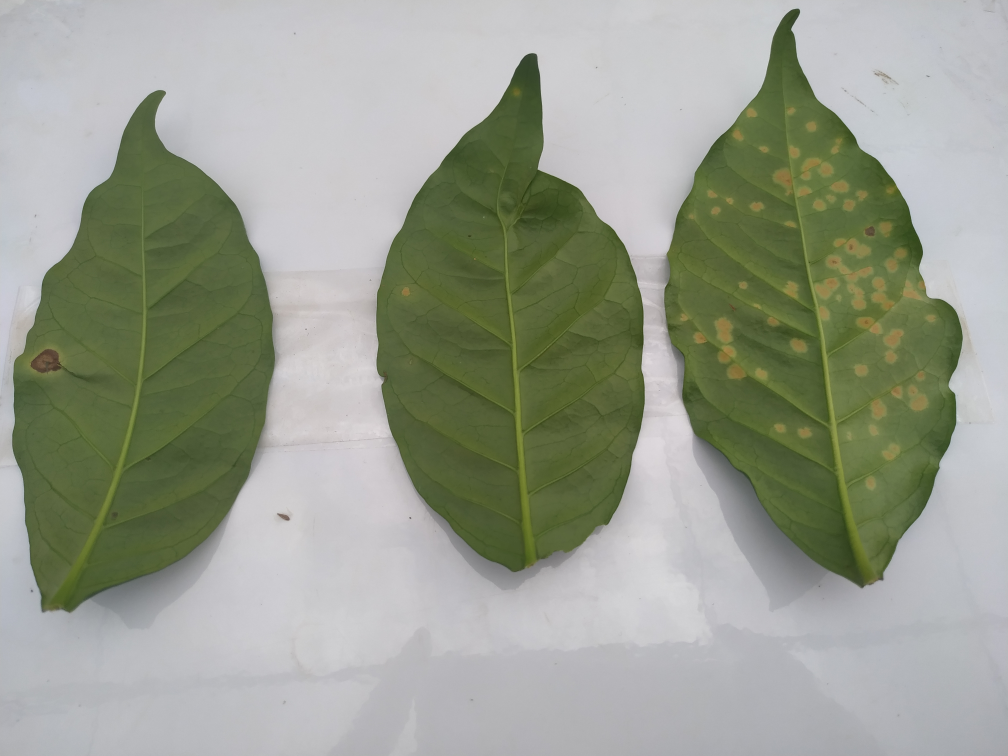
#> input picture REO 02/17.jpg, 4032 x 3024 px (shown at 1/4 size)
$ python REO2_Lista.py
#> lines starting #> are read from the running program, lines starting #| are printed output that depends on the picture; after the words box and inside, x2 and y2 are one past the last pixel; in counts of white or black regions, pixels touching at a corner belong together
import os
import cv2
import numpy as np
import matplotlib.pyplot as plt
import my_functions as mf


##Carregar imagem
os.chdir('D:\\My Drive\\Arquivos-notebook\\Python-projects\\Visao_computacional\\REO 02')
img_bgr = cv2.imread('17.jpg')
#> img_bgr is the input picture: shape (3024, 4032, 3); mean B, G, R 143.3, 157.6, 152.6
img_gray = cv2.cvtColor(img_bgr,cv2.COLOR_BGR2GRAY)
img_rgb = cv2.cvtColor(img_bgr,cv2.COLOR_BGR2RGB);r,g,b = cv2.split(img_rgb)
img_hsv = cv2.cvtColor(img_bgr,cv2.COLOR_BGR2HSV);h,s,v = cv2.split(img_hsv)
#> after `img_hsv = cv2.cvtColor(img_bgr, cv2.COLOR_BGR2HSV)`: img_hsv: shape (3024, 4032, 3); mean H, S, V 87.2, 45.6, 160
img_yCrCb = cv2.cvtColor(img_bgr,cv2.COLOR_BGR2YCrCb);Y,Cr,Cb = cv2.split(img_yCrCb)
#> after `img_yCrCb = cv2.cvtColor(img_bgr, cv2.COLOR_BGR2YCrCb)`: img_yCrCb: shape (3024, 4032, 3); mean of channels 0, 1, 2 154.5, 126.7, 121.6
img_Lab = cv2.cvtColor(img_rgb,cv2.COLOR_RGB2Lab);L,a,bi = cv2.split(img_Lab)
#> after `img_Lab = cv2.cvtColor(img_rgb, cv2.COLOR_RGB2Lab)`: img_Lab: shape (3024, 4032, 3); mean of channels 0, 1, 2 162.7, 123.4, 135.6
img_branco = np.zeros((img_rgb.shape[0],img_rgb.shape[1],img_rgb.shape[2]),dtype='uint8');img_branco[:,:,:] = 255

#a) Apresente a imagem e as informações de número de linhas e colunas;
# número de canais e número total de pixels
linha,coluna,canais = img_bgr.shape
#> linha = 3024; coluna = 4032; canais = 3

plt.figure('Informações da imagem')
plt.imshow(img_rgb)
plt.xticks([]);plt.yticks([])
plt.title('Imagem em RGB')
plt.xlabel('Numero de Linhas: {}\nNumero de Colunas: {}\nCanais: {}'.format(linha,coluna,canais),fontweight='bold')
plt.show()
print('Temos na imagem {} linhas {} colunas e {} canais.'.format(linha,coluna,canais))
#| Temos na imagem 3024 linhas 4032 colunas e 3 canais.

#b) Faça um recorte da imagem para obter somente a área de interesse. Utilize esta imagem para
# a solução das próximas alternativas
img_rec = img_rgb[:2400,2600:3900]

plt.imshow(img_rec)
plt.xticks([]);plt.yticks([])
plt.title('Imagem Recortada')
plt.show()

#c) Converta a imagem colorida para uma de escala de cinza (intensidade) e a apresente utilizando
# os mapas de cores “Escala de Cinza” e “JET”;
img_rec_gray = cv2.cvtColor(img_rec,cv2.COLOR_RGB2GRAY)
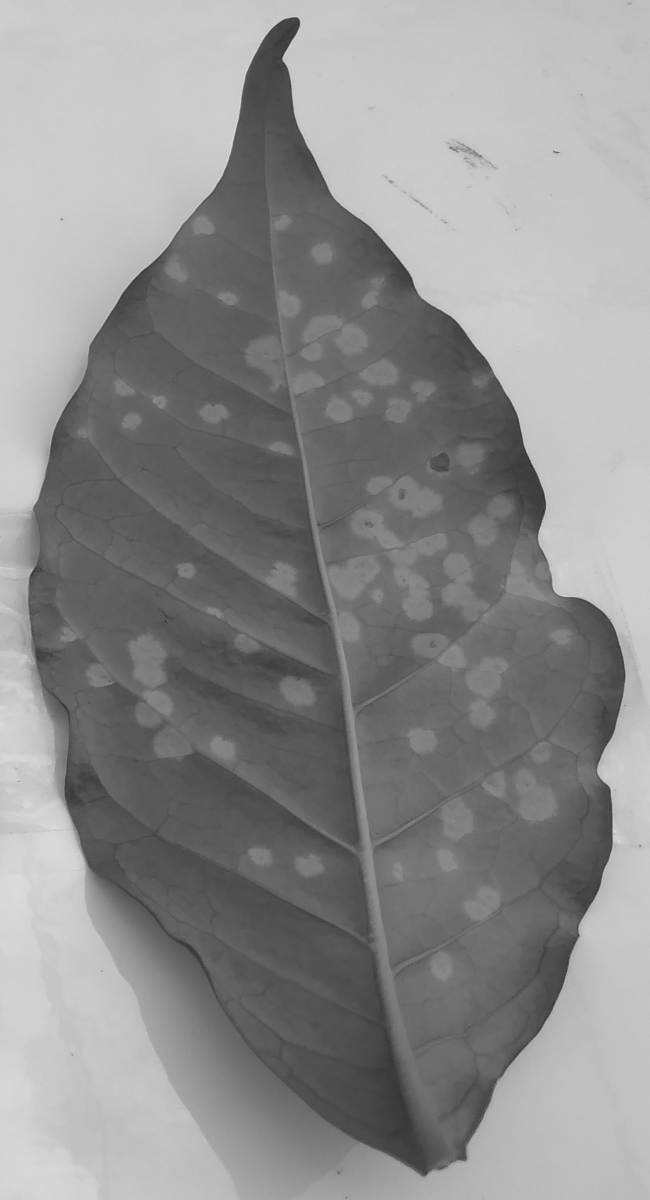
#> img_rec_gray: shape (2400, 1300) (shown at 1/2 size); min 42, max 227, mean 142

plt.subplot(1,2,1);plt.imshow(img_rec_gray, cmap='gray')
plt.xticks([]);plt.yticks([])
plt.title('Imagem em escala de cinza gray')

plt.subplot(1,2,2);plt.imshow(img_rec_gray, cmap='jet')
plt.xticks([]);plt.yticks([])
plt.title('Imagem em escala de cinza jet')
plt.show()

#d) Apresente a imagem em escala de cinza e o seu respectivo histograma; Relacione o histograma
# e a imagem.
hist_gray = cv2.calcHist([img_rec_gray],[0],None,[256],[0,255])
#> hist_gray = 256 values, max 114640 at index 201, min 0 at index 0, mean 12187.5

plt.subplot(2,1,2)
plt.plot(hist_gray)
plt.title('Histograma escala de cinza')

plt.subplot(2,1,1)
plt.imshow(img_rec_gray,cmap='jet')
plt.title('Imagem em escala de cinza')
plt.show()
#> figure, not shown here; panel 1: curve peaks at x = 201, y = 114640

#e) Utilizando a imagem em escala de cinza (intensidade) realize a segmentação da imagem de
# modo a remover o fundo da imagem utilizando um limiar manual e o limiar obtido pela técnica
# de Otsu. Nesta questão apresente o histograma com marcação dos limiares utilizados, a
# imagem limiarizada (binarizada) e a imagem colorida final obtida da segmentação. Explique
# os resultados.
ret,trh_otsu = cv2.threshold(img_rec_gray,0,255,cv2.THRESH_BINARY_INV+cv2.THRESH_OTSU)
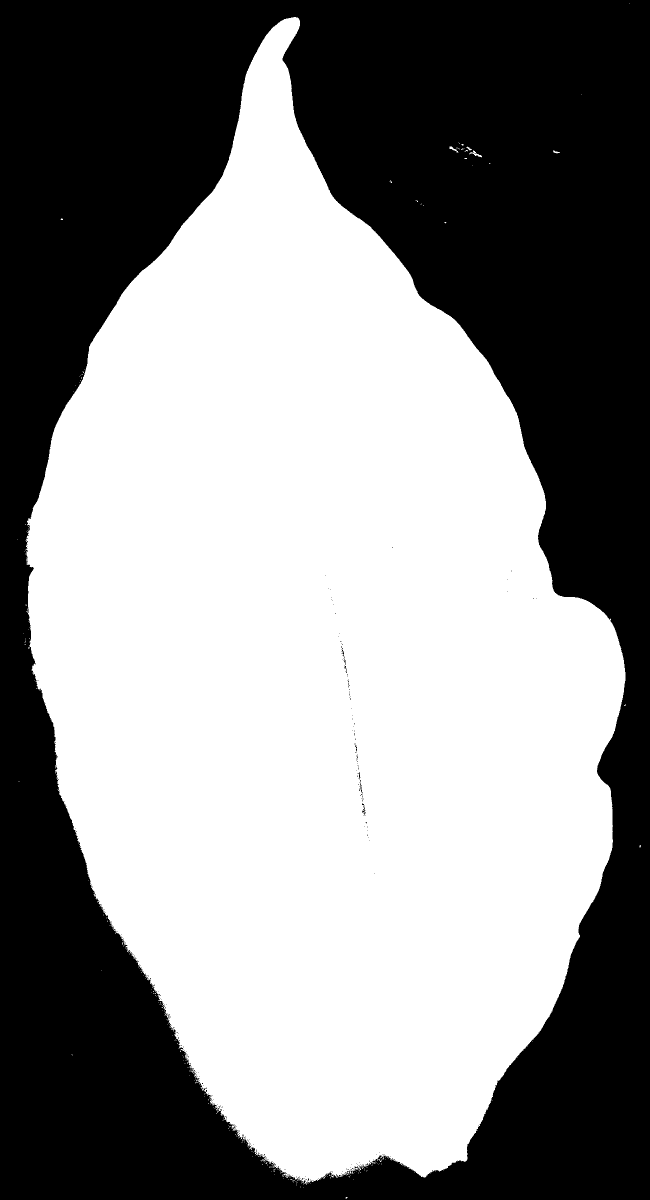
#> trh_otsu: shape (2400, 1300) (shown at 1/2 size); 55.5% white; 287 black regions (281 under 20 px), largest, box (x1, y1, x2, y2) and area: (0, 0, 1300, 2400) 1387337, (683, 1300, 692, 1330) 49, (718, 1560, 725, 1586) 46, (724, 1613, 731, 1631) 41, (717, 1544, 721, 1559) 25, (689, 1331, 694, 1343) 21
#> ret = 147
ret1,trh_manual = cv2.threshold(img_rec_gray,150,255,cv2.THRESH_BINARY_INV)
#> trh_manual: shape (2400, 1300); 55.8% white; 263 black regions (262 under 20 px), largest, box (x1, y1, x2, y2) and area: (0, 0, 1300, 2400) 1378761

img_s_manual = cv2.bitwise_and(img_rec,img_rec,mask=trh_manual)
img_s_otsu = cv2.bitwise_and(img_rec,img_rec,mask=trh_otsu)

plt.subplot(3,2,1);plt.imshow(img_rec)
plt.xticks([]);plt.yticks([])
plt.title('Imagem RGB')

plt.subplot(3,2,2),plt.imshow(img_rec_gray)
plt.xticks([]);plt.yticks([])
plt.title('Imagem em escala de cinza')

plt.subplot(3,2,3),plt.imshow(img_s_manual)
plt.xticks([]);plt.yticks([])
plt.title('Imagem Manual')

plt.subplot(3,2,4),plt.imshow(img_s_otsu)
plt.xticks([]);plt.yticks([])
plt.title('Imagem OTSU')

plt.subplot(3,2,5),plt.plot(hist_gray)
plt.axvline(x=ret, color = "g")
plt.xticks([])
plt.title('Histograma Manual')

plt.subplot(3,2,6),plt.plot(hist_gray)
plt.axvline(x=ret1, color = "b")
plt.xticks([])
plt.title('Histograma OTSU')

plt.show()
#f) Apresente uma figura contento a imagem selecionada nos sistemas RGB, Lab, HSV e YCrCb.

imagens = [img_rgb,img_hsv,img_Lab,img_yCrCb]
titulos = ['Imagem em RGB',"Imagem em HSV",'Imagem em Lab','Imagem em YCrCb']

for i in range(4):
    plt.subplot(2,2,i+1);plt.imshow(imagens[i])
    plt.xticks([]);plt.yticks([])
    plt.title(titulos[i])
plt.show()

#g) Apresente uma figura para cada um dos sistemas de cores (RGB, HSV, Lab e YCrCb)
# contendo a imagem de cada um dos canais e seus respectivos histogramas.

####RGB
hist_r = cv2.calcHist([r],[0],None,[255],[0,255])
#> hist_r = 255 values, max 399225 at index 203, min 0 at index 0, mean 47814.8
hist_b = cv2.calcHist([b],[0],None,[255],[0,255])
#> hist_b = 255 values, max 502900 at index 205, min 0 at index 1, mean 47814.8
hist_g = cv2.calcHist([g],[0],None,[255],[0,255])
#> hist_g = 255 values, max 503990 at index 203, min 0 at index 0, mean 47814.8

plt.subplot(3,3,2);plt.imshow(img_rgb)
plt.xticks([]);plt.yticks([])
plt.title('Imagem RGB')

plt.subplot(3,3,4);plt.imshow(r)
plt.xticks([]);plt.yticks([])
plt.title('Red')

plt.subplot(3,3,5);plt.imshow(g)
plt.xticks([]);plt.yticks([])
plt.title('Green')

plt.subplot(3,3,6);plt.imshow(b)
plt.xticks([]);plt.yticks([])
plt.title('Blue')

plt.subplot(3,3,7);plt.plot(hist_r,color = 'r')
plt.yticks([])
plt.title('Histograma Red')

plt.subplot(3,3,8);plt.plot(hist_g,color = 'g')
plt.yticks([])
plt.title('Histograma Green')

plt.subplot(3,3,9);plt.plot(hist_b,color = 'b')
plt.yticks([])
plt.title('Histograma Blue')

plt.show()

####HSV
hist_h = cv2.calcHist([h],[0],None,[255],[0,255])
#> hist_h = 255 values, max 1499869 at index 120, min 0 at index 1, mean 47814.8
hist_s = cv2.calcHist([s],[0],None,[255],[0,255])
#> hist_s = 255 values, max 1318254 at index 7, min 0 at index 1, mean 47814.8
hist_v = cv2.calcHist([v],[0],None,[255],[0,255])
#> hist_v = 255 values, max 510827 at index 205, min 0 at index 0, mean 47814.8

imgs = [img_branco,img_hsv,img_branco,h,s,v,hist_h,hist_s,hist_v]
titulos = ['',"Imagem HSV",'',"Hue","Saturation","Value","Histograma Hue",
           'Histograma Saturation','Histograma Value']


for i in range(9):
    plt.subplot(3,3,i+1)
    if titulos[i][0:5] == 'Histo':
        plt.plot(imgs[i])
        plt.yticks([])
        plt.title(titulos[i])
    else:
        plt.imshow(imgs[i])
        plt.xticks([]);plt.yticks([])
        plt.title(titulos[i])
plt.show()


####Lab
hist_l = cv2.calcHist([L],[0],None,[255],[0,255])
#> hist_l = 255 values, max 498579 at index 209, min 0 at index 0, mean 47814.8
hist_a = cv2.calcHist([a],[0],None,[255],[0,255])
#> hist_a = 255 values, max 3879077 at index 128, min 0 at index 0, mean 47814.8
hist_bi = cv2.calcHist([bi],[0],None,[255],[0,255])
#> hist_bi = 255 values, max 2771316 at index 127, min 0 at index 0, mean 47814.8

imgs = [img_branco,img_Lab,img_branco,L,a,bi,hist_l,hist_a,hist_bi]
titulos = ['',"Imagem Lab",'',"L","a","b","Histograma L",
           'Histograma a','Histograma b']


for i in range(9):
    plt.subplot(3,3,i+1)
    if titulos[i][0:5] == 'Histo':
        plt.plot(imgs[i])
        plt.yticks([])
        plt.title(titulos[i])
    else:
        plt.imshow(imgs[i])
        plt.xticks([]);plt.yticks([])
        plt.title(titulos[i])
plt.show()
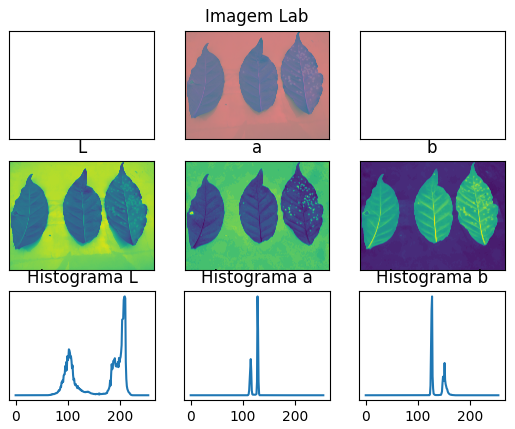
#> figure drawn by matplotlib, 9 panels

#####YCrCb

hist_Y = cv2.calcHist([Y],[0],None,[255],[0,255])
#> hist_Y = 255 values, max 484525 at index 203, min 0 at index 0, mean 47814.8
hist_Cr = cv2.calcHist([Cr],[0],None,[255],[0,255])
#> hist_Cr = 255 values, max 2517349 at index 128, min 0 at index 0, mean 47814.8
hist_Cb = cv2.calcHist([Cb],[0],None,[255],[0,255])
#> hist_Cb = 255 values, max 2771368 at index 129, min 0 at index 0, mean 47814.8

imgs = [img_branco,img_yCrCb,img_branco,Y,Cr,Cb,hist_Y,hist_Cr,hist_Cb]
titulos = ['',"Imagem YCrCb",'',"Y","Cr","Cb","Histograma Y",
           'Histograma Cr','Histograma Cb']


for i in range(9):
    plt.subplot(3,3,i+1)
    if titulos[i][0:5] == 'Histo':
        plt.plot(imgs[i])
        plt.yticks([])
        plt.title(titulos[i])
    else:
        plt.imshow(imgs[i])
        plt.xticks([]);plt.yticks([])
        plt.title(titulos[i])
plt.show()

#h) Encontre o sistema de cor e o respectivo canal que propicie melhor segmentação da imagem
#de modo a remover o fundo da imagem utilizando limiar manual e limiar obtido pela técnica
#de Otsu. Nesta questão apresente o histograma com marcação dos limiares utilizados, a
#imagem limiarizada (binarizada) e a imagem colorida final obtida da segmentação. Explique
#os resultados e sua escolha pelo sistema de cor e canal utilizado na segmentação. Nesta
#questão apresente a imagem limiarizada (binarizada) e a imagem colorida final obtida da
#segmentação.

#Escolha do canal Saturation
img_rec_hsv = cv2.cvtColor(img_rec,cv2.COLOR_RGB2HSV)
#> img_rec_hsv: shape (2400, 1300, 3); mean H, S, V 73, 64, 148.9
r_h,r_s,r_v = cv2.split(img_rec_hsv)

rts,thres_s = cv2.threshold(r_s,50,255,cv2.THRESH_BINARY)
#> thres_s: shape (2400, 1300); 52.4% white; 1 black region, box (x1, y1, x2, y2) and area: (0, 0, 1300, 2400) 1486672
rtot,thres_otsu = cv2.threshold(r_s,0,255,cv2.THRESH_BINARY + cv2.THRESH_OTSU)
#> thres_otsu: shape (2400, 1300); 52.3% white; 1 black region, box (x1, y1, x2, y2) and area: (0, 0, 1300, 2400) 1488786
#> rtot = 61

s_bit_manual = cv2.bitwise_and(img_rec ,img_rec, mask=thres_s)
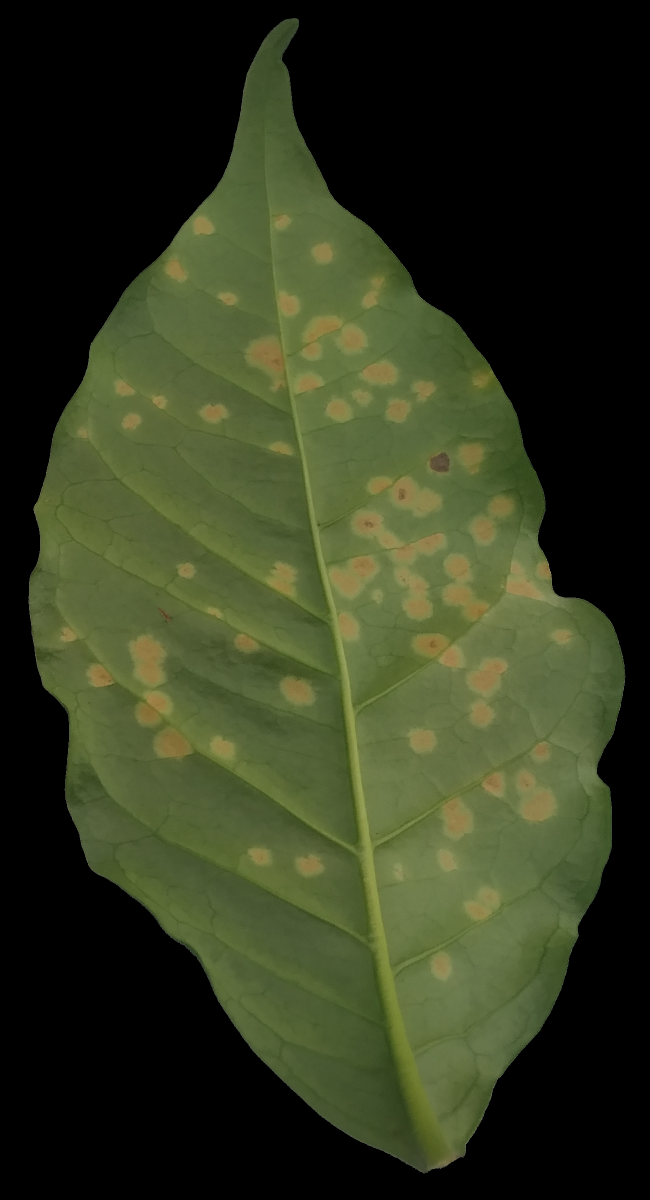
#> s_bit_manual: shape (2400, 1300, 3) (shown at 1/2 size); mean R, G, B 49, 55.7, 30.7
s_bit_otsu = cv2.bitwise_and(img_rec,img_rec,mask=thres_otsu)
plt.imshow(s_bit_otsu)
s_hist = cv2.calcHist([r_s],[0],None,[255],[0,255])
#> s_hist = 255 values, max 250005 at index 6, min 0 at index 1, mean 12235.3

plt.subplot(3,2,1);plt.imshow(thres_s)
plt.xticks([]);plt.yticks([])
plt.title('Threshold manual')

plt.subplot(3,2,2);plt.imshow(thres_otsu)
plt.xticks([]);plt.yticks([])
plt.title('Threshold Otsu')

plt.subplot(3,2,3)
plt.plot(s_hist)
plt.axvline(x= rts)
plt.title('Histograma manual')

plt.subplot(3,2,4)
plt.plot(s_hist)
plt.axvline(x= rtot)
plt.title('Histograma otsu')

plt.subplot(3,2,5);plt.imshow(s_bit_manual)
plt.xticks([]);plt.yticks([])
plt.title('Imagem colorida manual')

plt.subplot(3,2,6);plt.imshow(s_bit_otsu)
plt.xticks([]);plt.yticks([])
plt.title('Imagem colorida Otsu')

plt.show()
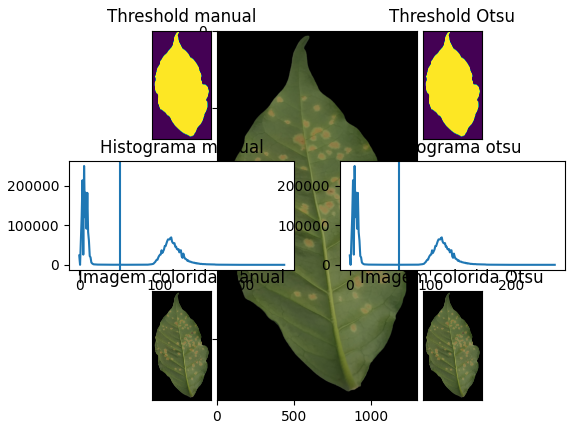
#> figure drawn by matplotlib, 7 panels; panel 4: curve peaks at x = 6, y = 250005; panel 5: curve peaks at x = 6, y = 250005

#i) Obtenha o histograma de cada um dos canais da imagem em RGB, utilizando como mascara
# a imagem limiarizada (binarizada) da letra h.

mask_hist_r = cv2.calcHist([img_rec],[0],thres_otsu,[256],[0,255])
#> mask_hist_r = 256 values, max 46221 at index 89, min 0 at index 0, mean 6371.9
mask_hist_g = cv2.calcHist([img_rec],[1],thres_otsu,[256],[0,255])
#> mask_hist_g = 256 values, max 46411 at index 105, min 0 at index 0, mean 6371.9
mask_hist_b = cv2.calcHist([img_rec],[2],thres_otsu,[256],[0,255])
#> mask_hist_b = 256 values, max 72497 at index 56, min 0 at index 0, mean 6371.9

plt.subplot(3,1,1);plt.plot(mask_hist_r,color ='r')
plt.xticks([])
plt.title('Histograma em vermelho')

plt.subplot(3,1,2);plt.plot(mask_hist_g,color ='g')
plt.xticks([])
plt.title('Histograma em verde')

plt.subplot(3,1,3);plt.plot(mask_hist_b,color ='b')
plt.title('Histograma em azul')

plt.show()
#> figure, not shown here; panel 3: curve peaks at x = 56, y = 72497

#j) Realize operações aritméticas na imagem em RGB de modo a realçar os aspectos de seu
#interesse. Exemplo (2*R-0.5*G). Explique a sua escolha pelas operações aritméticas. Segue
#abaixo algumas sugestões.

#s_bit_otsu

arit = ((2*s_bit_otsu[:,:,0]) - (0.5 *s_bit_otsu[:,:,1]))
arit = arit.astype(np.uint8)
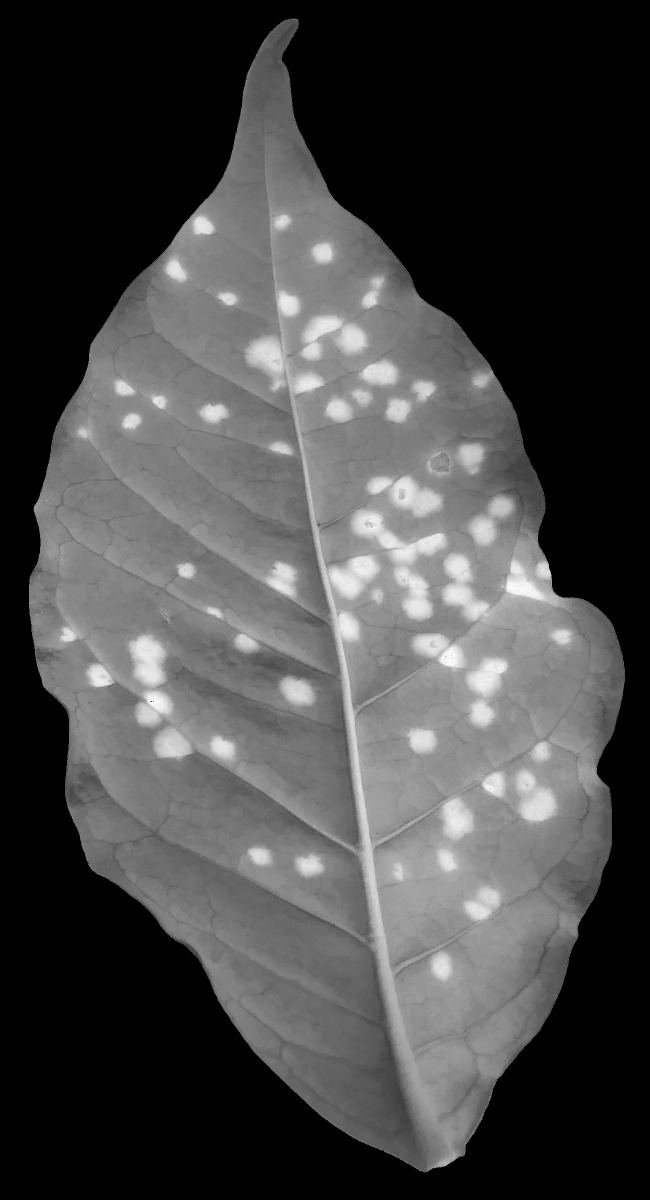
#> arit: shape (2400, 1300) (shown at 1/2 size); min 0, max 255, mean 70
plt.imshow(arit,cmap='jet')
hist = cv2.calcHist([arit],[0],None,[256],[1,255])
#> hist = 256 values, max 37056 at index 124, min 0 at index 1, mean 6371.9

lim,doença_folhas = cv2.threshold(arit,210,255,cv2.THRESH_BINARY)
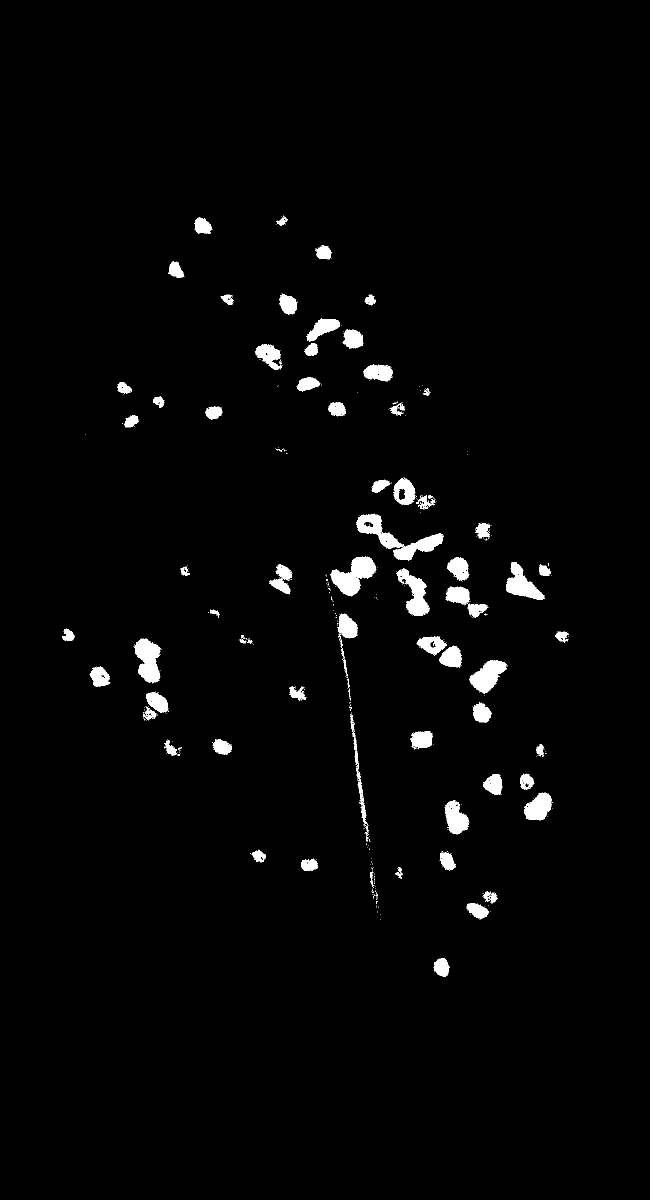
#> doença_folhas: shape (2400, 1300) (shown at 1/2 size); 2.1% white; 483 white regions (406 under 20 px), largest, box (x1, y1, x2, y2) and area: (712, 1027, 887, 1122) 4748, (661, 1113, 753, 1193) 3704, (267, 1277, 322, 1367) 3108

plt.imshow(doença_folhas,cmap='jet')
plt.show()

plt.imshow(img_rec)
